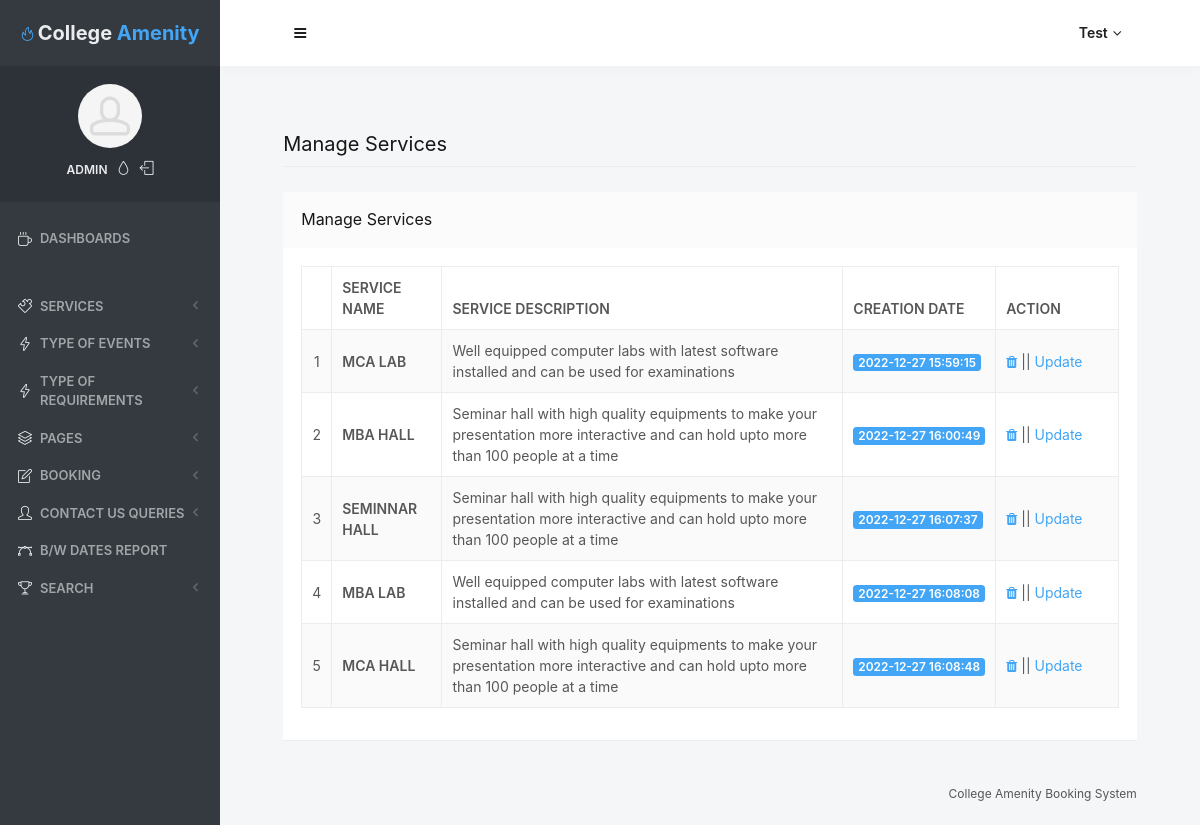
Screenshot of /admin/manage-services.php (signed in) with the database file from the repository.
### tables this page shows
CREATE TABLE IF NOT EXISTS `tblservice` (
  `ID` int(10) NOT NULL AUTO_INCREMENT,
  `ServiceName` varchar(200) DEFAULT NULL,
  `SerDes` varchar(250) NOT NULL,
  `ServicePrice` varchar(200) DEFAULT NULL,
  `CreationDate` timestamp NULL DEFAULT CURRENT_TIMESTAMP,
  PRIMARY KEY (`ID`),
  KEY `ID` (`ID`)
);

### admin/manage-services.php (the view, shortened to what this page needs)
<?php
include('includes/dbconnection.php');
if (strlen($_SESSION['odmsaid']==0)) {
  header('location:logout.php');
  } else{
  ?>
<!doctype html>
<html lang="en" class="no-focus">
    <head>
        <link rel="stylesheet" href="assets/js/plugins/datatables/dataTables.bootstrap4.min.css">
        <link rel="stylesheet" id="css-main" href="assets/css/codebase.min.css">
    </head>
    <body>
        <div id="page-container" class="sidebar-o sidebar-inverse side-scroll page-header-fixed main-content-narrow">
           <?php include_once('includes/sidebar.php');?>
          <?php include_once('includes/header.php');?>
            <main id="main-container">
                <div class="content">
                    <h2 class="content-heading">Manage Services</h2>
                    <div class="block">
                        <div class="block-header block-header-default">
                            <h3 class="block-title">Manage Services</h3>
                        </div>
                        <div class="block-content block-content-full">
                            <table class="table table-bordered table-striped table-vcenter js-dataTable-full-pagination">
                                <thead>
                                    <tr>
                                        <th class="text-center"></th>
                                        <th>Service Name</th>
                                        <th class="d-none d-sm-table-cell">Service Description</th>
                                        <th class="d-none d-sm-table-cell">Creation Date</th>
                                        <th class="d-none d-sm-table-cell" style="width: 15%;">Action</th>
                                       </tr>
                                </thead>
                                <tbody>
                                    <?php
$sql="SELECT * from tblservice";
$query = $dbh -> prepare($sql);
$query->execute();
$results=$query->fetchAll(PDO::FETCH_OBJ);
$cnt=1;
if($query->rowCount() > 0)
{
foreach($results as $row)
{               ?>
                                    <tr>
                                        <td class="text-center"><?php echo htmlentities($cnt);?></td>
                                        <td class="font-w600"><?php  echo htmlentities($row->ServiceName);?></td>
                                        <td class="d-none d-sm-table-cell"><?php  echo htmlentities($row->SerDes);?></td>
                                        <td class="d-none d-sm-table-cell">
                                            <span class="badge badge-primary"><?php  echo htmlentities($row->CreationDate);?></span>
                                        </td>
                                         <td class="d-none d-sm-table-cell"><a href="manage-services.php?delid=<?php echo ($row->ID);?>" onclick="return confirm('Do you really want to Delete ?');"><i class="fa fa-trash fa-delete" aria-hidden="true"> </i></a> || <a href="update_serv.php?invid=<?php echo htmlentities ($row->ID);?>">Update</i></a> </td>
                                    </tr>
                                    <?php $cnt=$cnt+1;}} ?>
                                </tbody>
                            </table>
                        </div>
                    </div>
                </div>
            </main>
           <?php include_once('includes/footer.php');?>
        </div>
    </body>
</html>
<?php }  ?>

### admin/includes/sidebar.php (shortened to what this page needs)
     <?php
include('includes/dbconnection.php');
if (strlen($_SESSION['odmsaid']==0)) {
  header('location:logout.php');
  } else{
  ?>
   <nav id="sidebar">
                <div id="sidebar-scroll">
                    <div class="sidebar-content">
                        <div class="content-header content-header-fullrow px-15">
                            <div class="content-header-section text-center align-parent sidebar-mini-hidden">
                                <div class="content-header-item">
                                    <a class="link-effect font-w700" href="dashboard.php">
                                        <i class="si si-fire text-primary"></i>
                                        <span class="font-size-xl text-dual-primary-dark"> College </span><span class="font-size-xl text-primary">Amenity</span>
                                    </a>
                                </div>
                            </div>
                        </div>
                        <div class="content-side content-side-full content-side-user px-10 align-parent">
                            <div class="sidebar-mini-hidden-b text-center">
                                <a class="img-link" href="be_pages_generic_profile.html">
                                    <img class="img-avatar" src="assets/img/avatars/avatar15.jpg" alt="">
                                </a>
                                <ul class="list-inline mt-10">
                                    <?php
$aid=$_SESSION['odmsaid'];
$sql="SELECT UserName from  tbladmin where ID=:aid";
$query = $dbh -> prepare($sql);
$query->bindParam(':aid',$aid,PDO::PARAM_STR);
$query->execute();
$results=$query->fetchAll(PDO::FETCH_OBJ);
$cnt=1;
if($query->rowCount() > 0)
{
foreach($results as $row)
{               ?>
                                    <li class="list-inline-item">
                                        <a class="link-effect text-dual-primary-dark font-size-xs font-w600 text-uppercase" href="admin-profile.php"><?php  echo $row->UserName;?></a>
                                    </li><?php $cnt=$cnt+1;}} ?>
                                    <li class="list-inline-item">
                                        <a class="link-effect text-dual-primary-dark" data-toggle="layout" data-action="sidebar_style_inverse_toggle" href="admin-profile.php">
                                            <i class="si si-drop"></i>
                                        </a>
                                    </li>
                                    <li class="list-inline-item">
                                        <a class="link-effect text-dual-primary-dark" href="logout.php">
                                            <i class="si si-logout"></i>
                                        </a>
                                    </li>
                                </ul>
                            </div>
                        </div>
                        <div class="content-side content-side-full">
                            <ul class="nav-main">
                                <li class="open">
                                    <a href="dashboard.php"><i class="si si-cup"></i><span class="sidebar-mini-hide">Dashboards</span></a>
                                </li>
                                <li class="nav-main-heading"><span class="sidebar-mini-visible">UI</span><span class="sidebar-mini-hidden"></span></li>
                                <li>
                                    <a class="nav-submenu" data-toggle="nav-submenu"><i class="si si-puzzle"></i><span class="sidebar-mini-hide"></span> Services</a>
                                </li>
                                <li>
                                    <a class="nav-submenu" data-toggle="nav-submenu" href="#"><i class="si si-energy"></i><span class="sidebar-mini-hide">Type of Events</span></a>
                                </li>
								<li>
                                    <a class="nav-submenu" data-toggle="nav-submenu" href="#"><i class="si si-energy"></i><span class="sidebar-mini-hide">Type of Requirements</span></a>
                                </li>
                                <li>
                                    <a class="nav-submenu" data-toggle="nav-submenu" href="#"><i class="si si-layers"></i><span class="sidebar-mini-hide">Pages</span></a>
                                </li>
                                <li>
                                    <a class="nav-submenu" data-toggle="nav-submenu" href="#"><i class="si si-note"></i><span class="sidebar-mini-hide">Booking</span></a>
                                </li>
                                <li>
                                    <a class="nav-submenu" data-toggle="nav-submenu" href="#"><i class="si si-user"></i><span class="sidebar-mini-hide">Contact Us Queries</span></a>
                                </li>
                                <li>
                                    <a  href="between-dates-report.php"><i class="si si-vector"></i><span class="sidebar-mini-hide">B/w Dates Report</span></a>
                                </li>
                                <li>
                                    <a class="nav-submenu" data-toggle="nav-submenu" href="#"><i class="si si-trophy"></i><span class="sidebar-mini-hide">Search</span></a>
                                </li>
                            </ul>
                        </div>
                    </div>
                </div>
            </nav>
           <?php }  ?>

### admin/includes/header.php (shortened to what this page needs)
   <?php
include('includes/dbconnection.php');
if (strlen($_SESSION['odmsaid']==0)) {
  header('location:logout.php');
  } else{
  ?>
            <header id="page-header">
                <div class="content-header">
                    <div class="content-header-section">
                        <button type="button" class="btn btn-circle btn-dual-secondary" data-toggle="layout" data-action="sidebar_toggle">
                            <i class="fa fa-navicon"></i>
                        </button>
                    </div>
                    <div class="content-header-section">
                        <div class="btn-group" role="group">
                            <?php
$aid=$_SESSION['odmsaid'];
$sql="SELECT AdminName from  tbladmin where ID=:aid";
$query = $dbh -> prepare($sql);
$query->bindParam(':aid',$aid,PDO::PARAM_STR);
$query->execute();
$results=$query->fetchAll(PDO::FETCH_OBJ);
$cnt=1;
if($query->rowCount() > 0)
{
foreach($results as $row)
{               ?>
                            <button type="button" class="btn btn-rounded btn-dual-secondary" id="page-header-user-dropdown" data-toggle="dropdown" aria-haspopup="true" aria-expanded="false">
                                <?php  echo $row->AdminName;?><i class="fa fa-angle-down ml-5"></i>
                            </button>
                            <?php $cnt=$cnt+1;}} ?>
                        </div>
                    </div>
                </div>
            </header>
            <?php }  ?>

### rows the page displays
tblservice: ServiceName "MCA LAB", SerDes "Well equipped computer labs with latest software installed and can be used for examinations", CreationDate "2022-12-27 15:59:15"
tblservice: ServiceName "MBA HALL", SerDes "Seminar hall with high quality equipments to make your presentation more interactive and can hold upto more than 100 people at a time", CreationDate "2022-12-27 16:00:49"
tblservice: ServiceName "SEMINNAR HALL", SerDes "Seminar hall with high quality equipments to make your presentation more interactive and can hold upto more than 100 people at a time", CreationDate "2022-12-27 16:07:37"
tblservice: ServiceName "MBA LAB", SerDes "Well equipped computer labs with latest software installed and can be used for examinations", CreationDate "2022-12-27 16:08:08"
tblservice: ServiceName "MCA HALL", SerDes "Seminar hall with high quality equipments to make your presentation more interactive and can hold upto more than 100 people at a time", CreationDate "2022-12-27 16:08:48"

### other values shown
$row->UserName "ADMIN"
$row->AdminName "Test"
